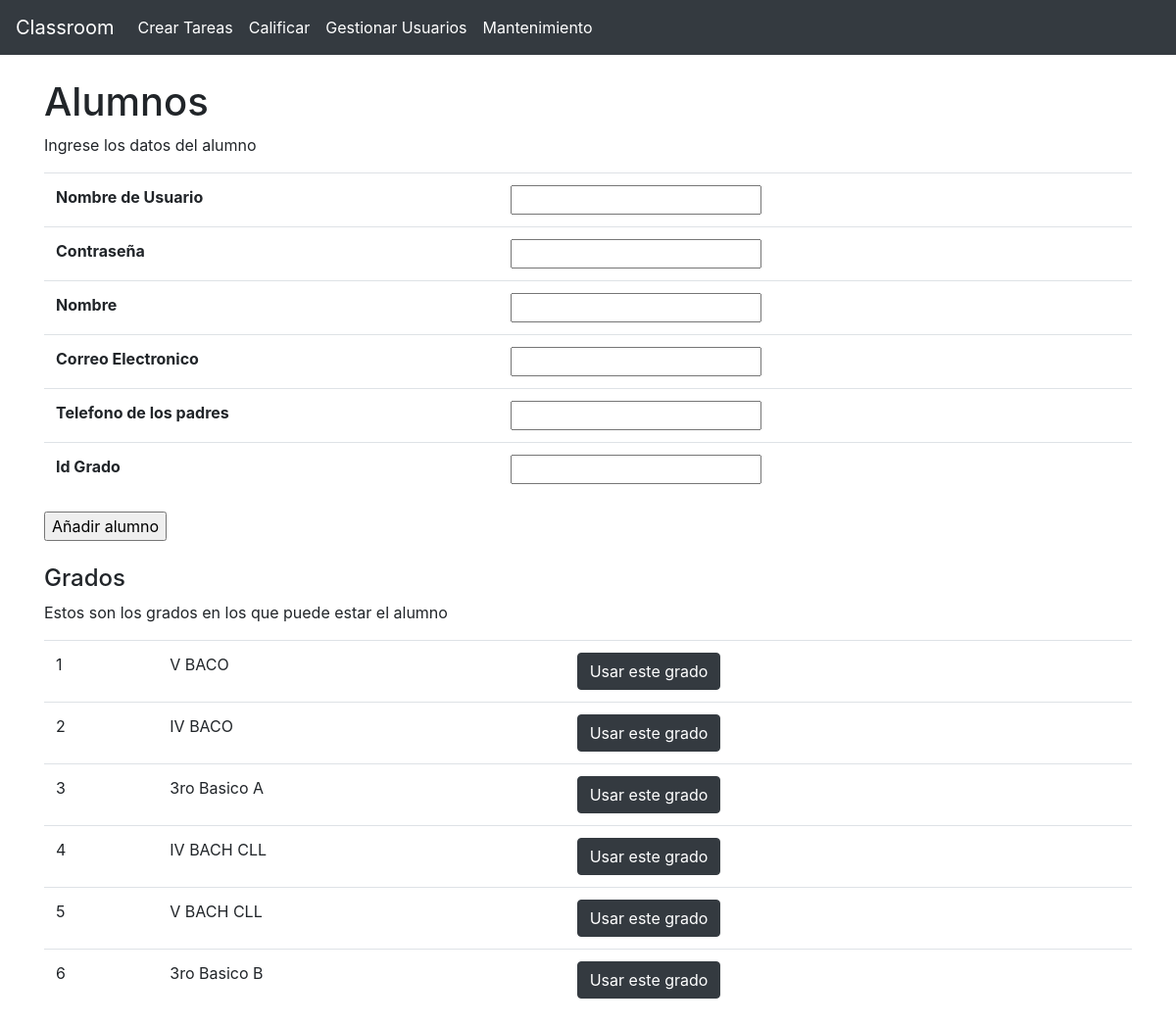
/gestionDeUsuarios/anadirA (signed in), run on the app's committed database.
### app.py (models this page shows)
class Grado(db.Model):
    Id                = db.Column(db.Integer, primary_key=True)
    Grado             = db.Column(db.String(30), unique=True, nullable=False)
    alumnos           = db.relationship("Alumno", backref="grado")
    clases            = db.relationship("Clases", backref="clasesPorGrado")

### app.py (the view)
@app.route("/gestionDeUsuarios/anadirA", methods=["GET", "POST"])
def gestionUsuariosAnadirA():
    if not "type" in session:
        return redirect("/404")
    if session["type"] != "Admin":
        flash("Cuidado, que tengo tu IP")
        return redirect("/404")
    if request.method == "POST":
        return redirect("/gestionDeUsuarios")
    else:
        grados = Grado.query.all()
        return render_template("anadirA.html", type=session["type"], grados=grados)

### templates/anadirA.html (shortened to what this page needs)
{% extends "base.html" %}
{% block contenido %}
    <br>
    <h1>Alumnos</h1>
    <p> Ingrese los datos del alumno</p>
    <form action="/gestionDeUsuarios/anadirA" method="post">
        <table class="table">
            <tr>
                <th>Nombre de Usuario</th>
                <th><input type="text" name="nombreUsuario" id="nombreUsuario" required/></th>
            </tr>
            <tr>
                <th>Contraseña</th>
                <th><input type="text" name="contrasena" id="contrasena" required/></th>
            </tr>
            <tr>
                <th>Nombre</th>
                <th><input type="text" name="nombre" id="nombre" required/></th>
            </tr>
            <tr>
                <th>Correo Electronico</th>
                <th><input type="email" name="correoElectronico" id="correoElectronico" required /></th>
            </tr>
            <tr>
                <th>Telefono de los padres</th>
                <th><input type="text" name="telefonoPadres" id="telefonoPadres" required/></th>
            </tr>
            <tr>
                <th>Id Grado</th>
                <th><input type="number" name="idGrado" id="idGrado" required/></th>
            </tr>
        </table>
        <input type="submit" value="Añadir alumno" id="boton" />
    </form>
    <br>
    <h4>Grados</h4>
    <p>Estos son los grados en los que puede estar el alumno</p>
    <table class="table">
        {% for grado in grados %}
        <tr>
            <td>{{ grado.Id }}</th>
            <td>{{ grado.Grado }}</th>
            <td><button type="button" class="btn btn-dark" onclick="setId({{ grado.Id }});">Usar este grado</button></th>
        </tr>
    {% endfor %}
    </table>
{% endblock %}

### data on the page
Grado: Id "1", Grado "V BACO"
Grado: Id "2", Grado "IV BACO"
Grado: Id "3", Grado "3ro Basico A"
Grado: Id "4", Grado "IV BACH CLL"
Grado: Id "5", Grado "V BACH CLL"
Grado: Id "6", Grado "3ro Basico B"
